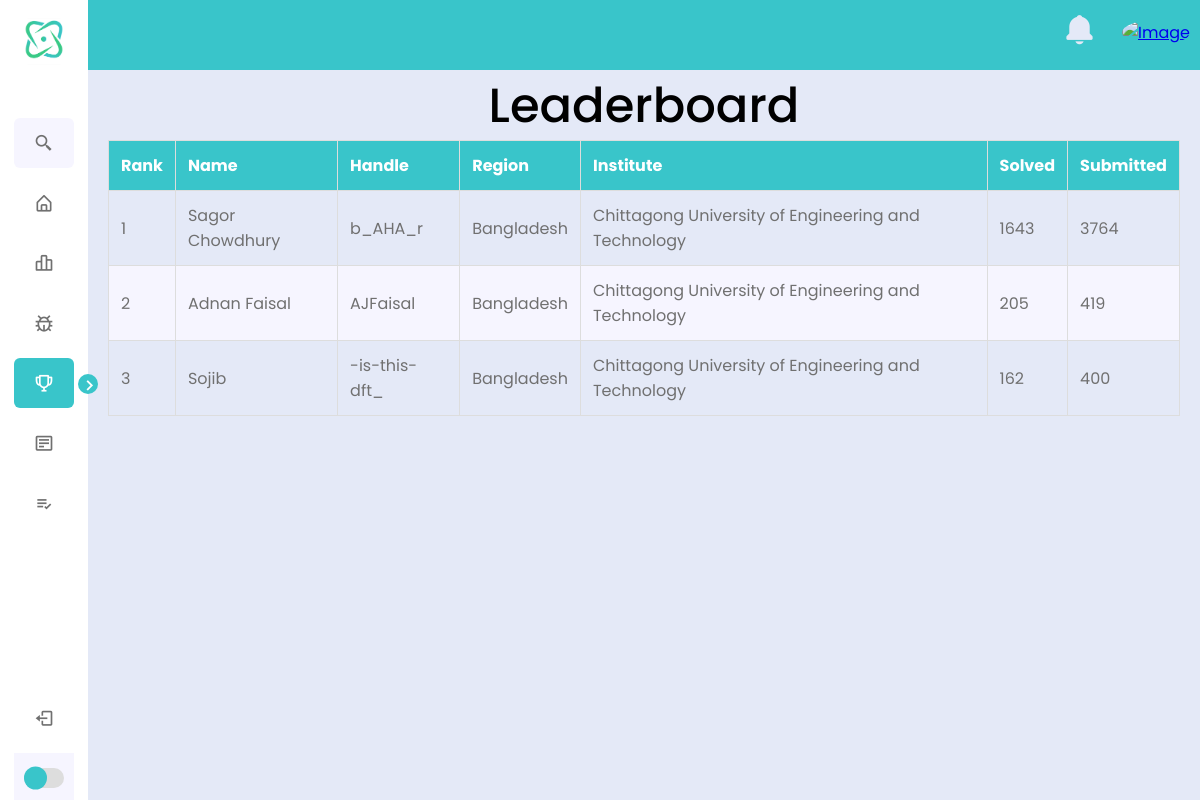
The page /Leaderboard/leaderboardPage.php on the database as committed earlier.
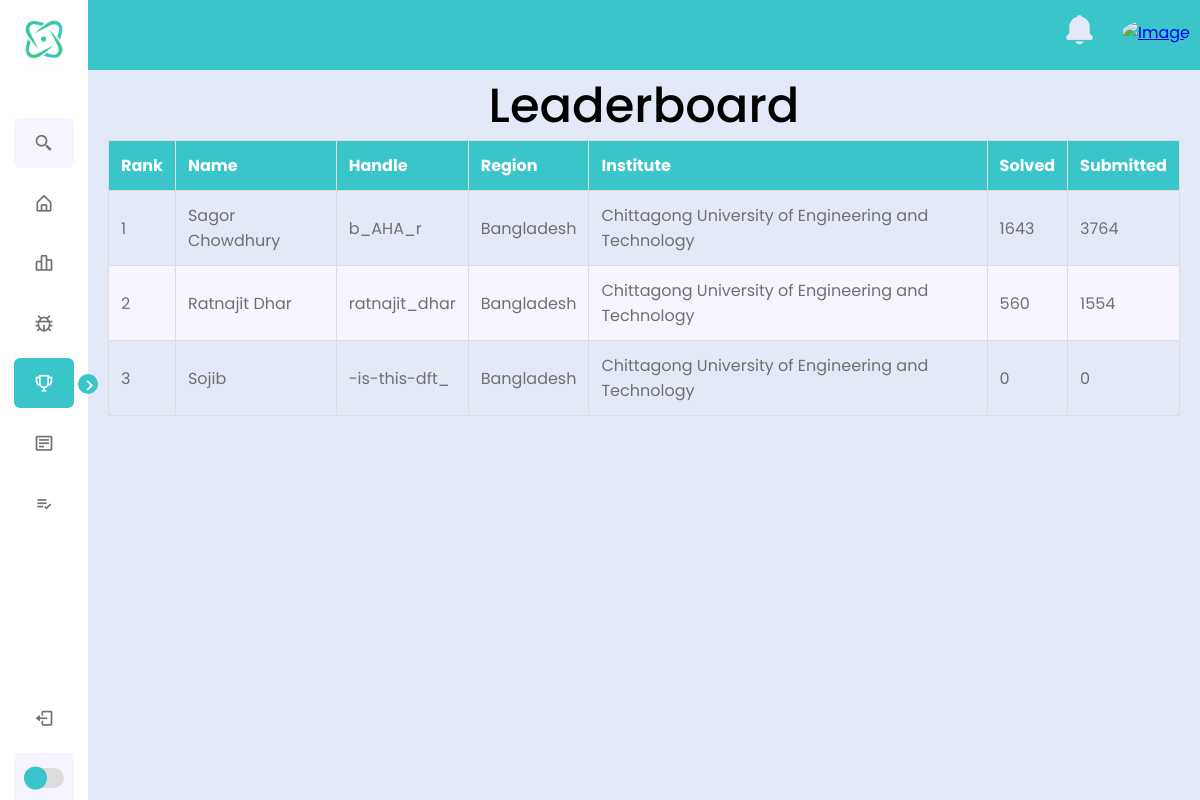
The same page on the database as committed later.
### tables this page shows
CREATE TABLE `registered_people` (
  `Email` varchar(100) NOT NULL,
  `Password` varchar(250) NOT NULL,
  `Name` varchar(100) NOT NULL,
  `codeforces_handle` varchar(100) NOT NULL,
  `codeforces_current_rating` int(15) DEFAULT NULL,
  `codeforces_max_rating` int(15) DEFAULT NULL,
  `codeforces_titlephoto` varchar(100) DEFAULT NULL,
  `codeforces_current_rank` varchar(50) DEFAULT NULL,
  `codeforces_max_rank` varchar(50) DEFAULT NULL,
  `Country` varchar(30) NOT NULL,
  `Institute` varchar(100) NOT NULL,
  `Solved` int(20) NOT NULL,
  `Submission` int(20) NOT NULL,
  `Image` varchar(250) NOT NULL
);

### Leaderboard/leaderboardPage.php (the view, shortened to what this page needs)
<!DOCTYPE html>
<html lang="en">
<head>
    <link rel="stylesheet" href="styles.css">
    <link href='https://unpkg.com/boxicons@2.1.4/css/boxicons.min.css' rel='stylesheet'>
</head>
<body>
    <nav class="sidebar close">
        <header>
            <div class="image-text">
                <span class="image">
                    <img src="logo.png" alt="logo">
                </span>
            </div>
        </header>
        <div class="menu-bar">
            <div class="menu">
                <i class='bx bx-chevron-right toggle'></i>
                <li class="search-box">
                    <i class='bx bx-search-alt-2 icon'></i>
                </li>
                <ul class="menu-links">
                    <li class="nav-link">
                        <a href="../dashboard/dashboard.php" id="Dashboard">
                            <i class='bx bx-home-alt icon'></i>
                        </a>
                    </li>
                    <li class="nav-link">
                        <a href="../CodeForcesProfile/CodeForces profile.php" id="CodeForces Profile">
                            <i class='bx bx-bar-chart-alt-2 icon'></i>
                        </a>
                    </li>
                    <li class="nav-link">
                        <a href="#" id="Problems">
                            <i class='bx bx-bug icon'></i>
                        </a>
                    </li>
                    <li class="nav-link">
                        <a href="../Leaderboard/leaderboardPage.php" id="LeaderBoard">
                            <i class='bx bx-trophy icon'></i>
                        </a>
                    </li>
                    <li class="nav-link">
                        <a href="../IUPC details/IUPC.php" id="IUPC Details">
                            <i class='bx bx-detail icon'></i>
                        </a>
                    </li>
                    <li class="nav-link">
                        <a href="#" id="ToDo List">
                            <i class='bx bx-list-check icon'></i>
                        </a>
                    </li>
                </ul>
            </div>
            <div class="bottom-content">
                <li class="nav-link">
                    <a href="../landingpage/landingpage.php" id="Logout">
                        <i class='bx bx-log-out icon'></i>
                    </a>
                </li>
                <li class="mode">
                    <div class="toggle-switch">
                        <span class="switch"></span>
                    </div>
                </li>
            </div>
        </div>
    </nav>
    <section class="home">
        <div class="nav-bar">
            <ul class="dp-bell">
                <a href="#">
                    <li class="bell">
                        <i class='bx bxs-bell icon'></i>
                    </li>
                </a>
                <li class="dp">
                    <a href="#" id="profileLink">
                        <img id="userImage" alt="Image" />
                    </a>
                </li>
            </ul>
        </div>
        <div style="width: 100%; height: 30px; text-align: center">
                <span class="body-text" style="font-size: 48px; font-weight: 500; text-align: center;"> Leaderboard </span>
            </div>
        <div class="container">
            <table class="table table-striped">
                <thead>
                    <tr>
                        <th>Rank</th>
                        <th>Name</th>
                        <th>Handle</th>
                        <th>Region</th>
                        <th>Institute</th>
                        <th>Solved</th>
                        <th>Submitted</th>
                    </tr>
                </thead>
                <tbody>
                    <?php
                    $conn = new mysqli("localhost", "root", "", "ip project");
                    $sql = "SELECT * FROM registered_people ORDER BY Solved DESC,Submission DESC";
                    $result = $conn->query($sql);
                    if ($result->num_rows > 0) {
                        $i = 1;
                        while ($row = $result->fetch_assoc()) {
                            echo "<tr>
                                    <td>{$i}</td>
                                    <td>{$row['Name']}</td>
                                    <td>{$row['codeforces_handle']}</td>
                                    <td>{$row['Country']}</td>
                                    <td>{$row['Institute']}</td>
                                    <td>{$row['Solved']}</td>
                                    <td>{$row['Submission']}</td>
                                </tr>";
                            $i++;
                        }
                    } else {
                        echo "<tr><td colspan='7'>No data found</td></tr>";
                    }
                    ?>
                </tbody>
            </table>
        </div>
    </section>
</body>
</html>

Rows that differ between the two databases and show on the page:
removed registered_people: Name "Adnan Faisal", codeforces_handle "AJFaisal", Country "Bangladesh", Institute "Chittagong University of Engineering and Technology", Solved "205", Submission "419"
added registered_people: Name "Ratnajit Dhar", codeforces_handle "ratnajit_dhar", Country "Bangladesh", Institute "Chittagong University of Engineering and Technology", Solved "560", Submission "1554"
changed registered_people "Sojib": Solved "162" → "0"; Submission "400" → "0"
